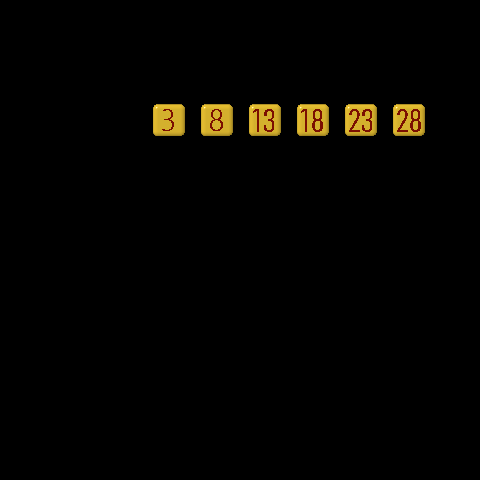

Below is a game level as drawn by its tile map, then a one-line description and the .tmx file that defines it, in full:
An orthogonal 10x10 tile map with 48x48 px tiles, 2 tile layers (food, number).

<map version="1.2" tiledversion="1.2.5" orientation="orthogonal" renderorder="right-down" width="10" height="10" tilewidth="48" tileheight="48" infinite="0" nextlayerid="3" nextobjectid="1">
 <tileset firstgid="1" name="0_99" tilewidth="48" tileheight="48" tilecount="110" columns="10">
  <image source="0-99.png" width="480" height="528" />
  <tile id="30">
   <animation>
    <frame tileid="30" duration="200" />
    <frame tileid="31" duration="200" />
    <frame tileid="32" duration="200" />
    <frame tileid="33" duration="200" />
    <frame tileid="34" duration="200" />
    <frame tileid="35" duration="200" />
    <frame tileid="36" duration="200" />
    <frame tileid="37" duration="200" />
   </animation>
  </tile>
  <tile id="44">
   <animation>
    <frame tileid="40" duration="100" />
    <frame tileid="41" duration="100" />
    <frame tileid="42" duration="100" />
    <frame tileid="43" duration="100" />
    <frame tileid="44" duration="100" />
    <frame tileid="45" duration="100" />
    <frame tileid="46" duration="100" />
    <frame tileid="47" duration="100" />
   </animation>
  </tile>
 </tileset>
 <layer id="2" name="food" width="10" height="10">
  <data encoding="csv">
0,0,0,0,0,0,0,0,0,0,
0,0,0,0,0,0,0,0,0,0,
0,0,0,35,35,35,35,35,35,0,
0,0,0,0,0,0,0,0,0,0,
0,0,0,0,0,0,0,0,0,0,
0,0,0,0,0,0,0,0,0,0,
0,0,0,0,0,0,0,0,0,0,
0,0,0,0,0,0,0,0,0,0,
0,0,0,0,0,0,0,0,0,0,
0,0,0,0,0,0,0,0,0,0
</data>
 </layer>
 <layer id="1" name="number" width="10" height="10">
  <data encoding="csv">
0,0,0,0,0,0,0,0,0,0,
0,0,0,0,0,0,0,0,0,0,
0,0,0,4,9,14,19,24,29,0,
0,0,0,0,0,0,0,0,0,0,
0,0,0,0,0,0,0,0,0,0,
0,0,0,0,0,0,0,0,0,0,
0,0,0,0,0,0,0,0,0,0,
0,0,0,0,0,0,0,0,0,0,
0,0,0,0,0,0,0,0,0,0,
0,0,0,0,0,0,0,0,0,0
</data>
 </layer>
</map>
